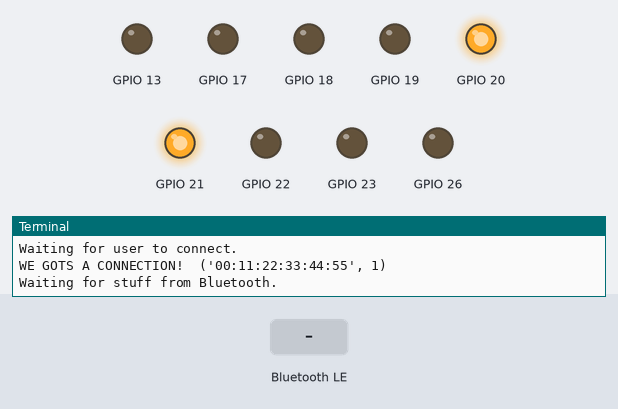
Bench run of a program on a simulated Raspberry Pi (BCM pin numbers). Parts: output pins drawn as LEDs (lit = HIGH), the last lines printed to the terminal. The test bench sets the inputs (shaded band). A phone connects over Bluetooth after 1 s.

Above: at 1.2 s.
1.3 s: "8" written over Bluetooth
At 1.9 s:
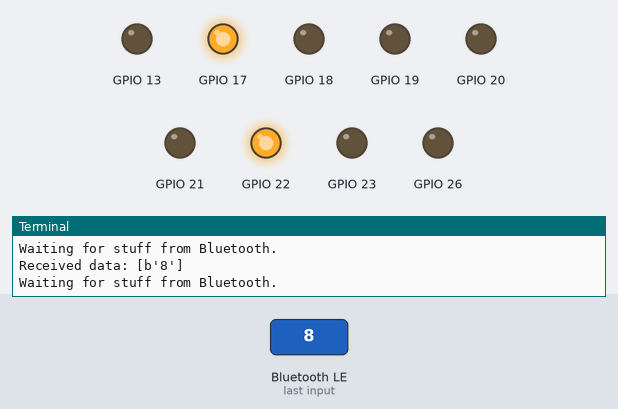
2.8 s: "2" written over Bluetooth
At 4.0 s:
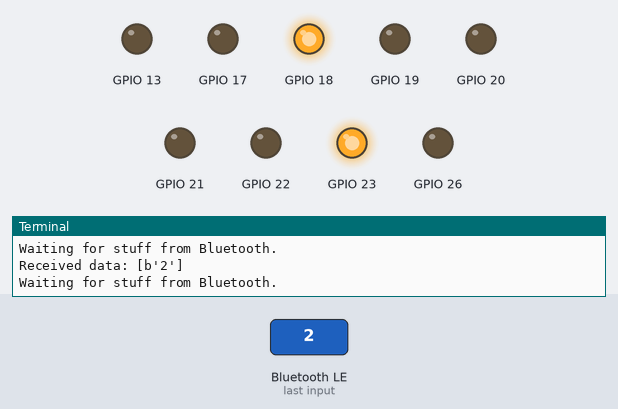
4.3 s: "4" written over Bluetooth
At 5.4 s:
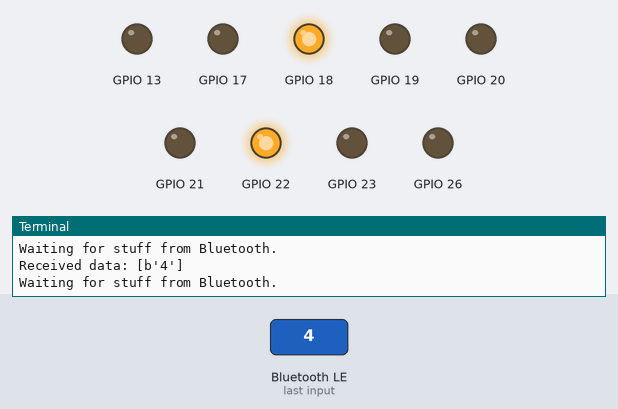
5.8 s: "6" written over Bluetooth
At 6.5 s:
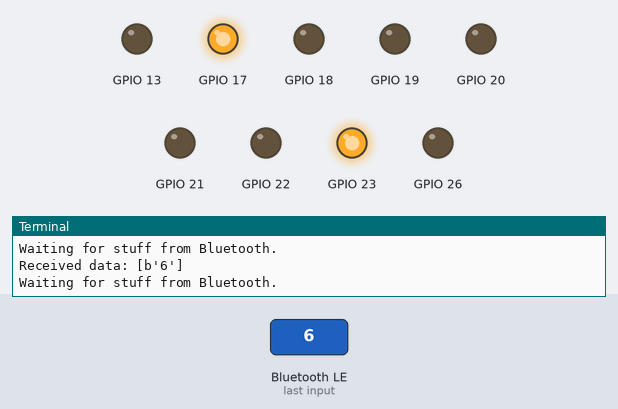
7.3 s: "1" written over Bluetooth
At 7.7 s:
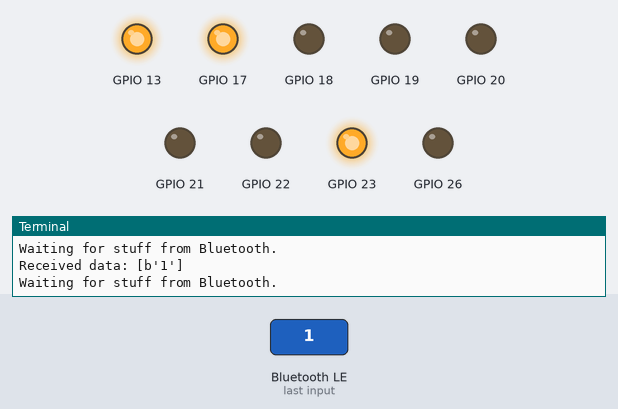
8.8 s: "0" written over Bluetooth
At 10.0 s:
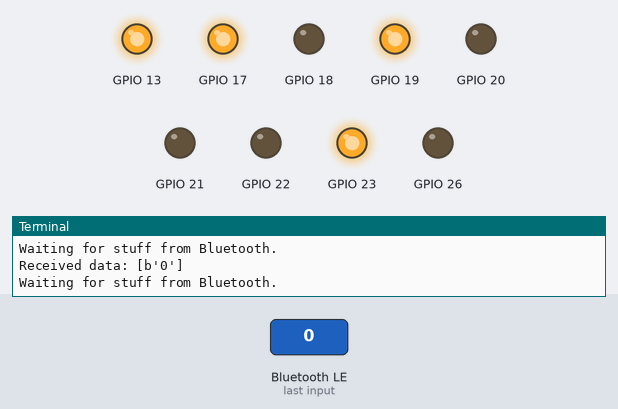
Timing chart, 0 to 11.3 s (numbered marks = the images above; inputs shaded):
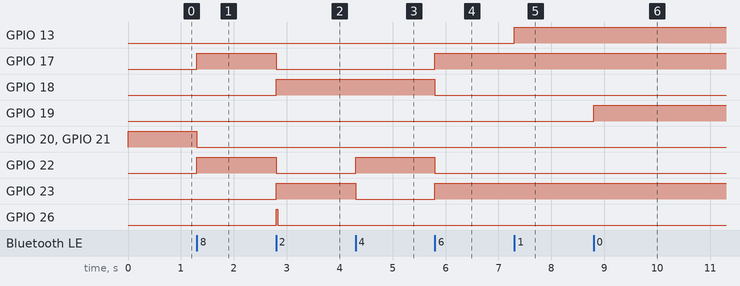

Measured:
- after the input at 1.3 s, GPIO 17, GPIO 22: LOW → HIGH at once; GPIO 20, GPIO 21: HIGH → LOW at once
- after the input at 2.8 s, GPIO 17, GPIO 22: HIGH → LOW at once; GPIO 18, GPIO 23: LOW → HIGH at once; GPIO 26: LOW → HIGH at once, → LOW 0.03 s later
- after the input at 4.3 s, GPIO 22: LOW → HIGH at once; GPIO 23: HIGH → LOW at once
- after the input at 5.8 s, GPIO 17, GPIO 23: LOW → HIGH at once; GPIO 18, GPIO 22: HIGH → LOW at once
- after the input at 7.3 s, GPIO 13: LOW → HIGH at once
- after the input at 8.8 s, GPIO 19: LOW → HIGH at once

The program:

pythoncar.py
```python
__author__ = 'Tyler Kosaski & Brad Whitfield'
import bluetooth
import time
import RPi.GPIO as GPIO

# setup the pins for use!
GPIO.setmode(GPIO.BCM)
#turn off warnings
GPIO.setwarnings(False)


GPIO.setup(13,GPIO.OUT) #headlights

#motor right
GPIO.setup(17,GPIO.OUT)
GPIO.setup(18,GPIO.OUT)

GPIO.setup(19,GPIO.OUT) #underglow

#motor left
GPIO.setup(22,GPIO.OUT)
GPIO.setup(23,GPIO.OUT)

GPIO.setup(21,GPIO.OUT) #right brake light
GPIO.setup(20,GPIO.OUT) #left brake light
GPIO.setup(26,GPIO.OUT) #reverse lights

UUID = "8dc4b250-2483-4e66-b10c-1b8a60de64e2"
SERVICE_NAME = "BluetoothRPiRemote"

#make sure the lights are off
headLightsOn = False
glowLightsOn = False
leftSigOn = False
rightSigOn = False

#the amount of time before executing next instruction
sleeptime = 0.025

while True:

    #turn on brake lights
    GPIO.output(20, True)
    GPIO.output(21, True)

    serverSocket = bluetooth.BluetoothSocket(bluetooth.RFCOMM)
    serverSocket.bind(("", bluetooth.PORT_ANY))
    serverSocket.listen(1)

    port = serverSocket.getsockname()[1]

    bluetooth.advertise_service(serverSocket, SERVICE_NAME, UUID,
                                service_classes=[UUID, bluetooth.SERIAL_PORT_CLASS],
                                profiles=[bluetooth.SERIAL_PORT_PROFILE],
                                )

    #Attempt Bluetooth Connection
    print("Waiting for user to connect.")
    clientSocket, clientInfo = serverSocket.accept()
    print("WE GOTS A CONNECTION! ", clientInfo)

    while True:
        print("Waiting for stuff from Bluetooth.")

        try: #execute instruction
            data = clientSocket.recv(1024)
            print("Received data: [%s]" % data)

            if data == b'8':

                #turn off brakelights

                GPIO.output(20, False)
                GPIO.output(21, False)

                # Makes the motor spin forward

                GPIO.output(17, True)
                GPIO.output(18, False)
                GPIO.output(22, True)
                GPIO.output(23, False)
                time.sleep(sleeptime)

            elif data == b'2':

                #turn off brakelights

                GPIO.output(20, False)
                GPIO.output(21, False)

                # Spins backwards
                GPIO.output(17, False)
                GPIO.output(18, True)
                GPIO.output(22, False)
                GPIO.output(23, True)
                # reverse lights
                GPIO.output(26, True)


                time.sleep(sleeptime)
                GPIO.output(26, False)


            elif data == b'4':

                #turn off brakelights

                GPIO.output(20, False)
                GPIO.output(21, False)

                #turns left
                GPIO.output(17, False)
                GPIO.output(18, True)
                GPIO.output(22, True)
                GPIO.output(23, False)
                time.sleep(sleeptime)


            elif data == b'6':

                #turn off brakelights

                GPIO.output(20, False)
                GPIO.output(21, False)

                #turns right
                GPIO.output(17, True)
                GPIO.output(18, False)
                GPIO.output(22, False)
                GPIO.output(23, True)
                time.sleep(sleeptime)

            elif data == b'1': #headlights
                if(headLightsOn):
                    GPIO.output(13, False)
                    headLightsOn = False
                else:
                    GPIO.output(13, True)
                    headLightsOn = True

            elif data == b'0': #glowlights
                if(glowLightsOn):
                    GPIO.output(19, False)
                    glowLightsOn = False
                else:
                    GPIO.output(19, True)
                    glowLightsOn = True


            elif data == b'7': #left blinker
                if(leftSigOn):
                    GPIO.output(20, False)
                    leftSigOn = False
                else:
                    leftSigOn = True
                    while leftSigOn:
                        GPIO.output(20, True)
                        time.sleep(.5)
                        GPIO.output(20, False)
                        time.sleep(.5)
                        GPIO.output(20, True)
                        #TODO: Make thread
                        leftSigOn = False


            elif data == b'9': #right blinker
                if(rightSigOn):
                    GPIO.output(21, False)
                    rightSigOn = False
                else:
                    rightSigOn = True
                    while rightSigOn:
                        GPIO.output(21, True)
                        time.sleep(.5)
                        GPIO.output(21, False)
                        time.sleep(.5)
                        GPIO.output(21, True)
                        #TODO: Make thread
                        rightSigOn = False

            elif data == b'5': #stop

              #brakelights on
              GPIO.output(20, True)
              GPIO.output(21, True)

              #stop motors
              GPIO.output(17, False)
              GPIO.output(18, False)
              GPIO.output(22, False)
              GPIO.output(23, False)

            elif data == b'-1': #restart

			  #stop everything
              GPIO.output(13, False)
              GPIO.output(19, False)
              GPIO.output(17, False)
              GPIO.output(18, False)
              GPIO.output(20, False)
              GPIO.output(21, False)
              GPIO.output(22, False)
              GPIO.output(23, False)
              GPIO.output(26, False)
              break

            else:
                print("That was not a valid entry")

        except IOError:
            print("IOERROR")
            #brakelights on
            GPIO.output(13, False)
            GPIO.output(19, False)
            GPIO.output(17, False)
            GPIO.output(18, False)
            GPIO.output(20, False)
            GPIO.output(21, False)
            GPIO.output(22, False)
            GPIO.output(23, False)

			#close server and client
            serverSocket.close()
            clientSocket.close()
            break

        except KeyboardInterrupt:
            print("Closing out!")

            serverSocket.close()
            clientSocket.close()

            # If a keyboard interrupt is detected then it exits cleanly!
            print('Finishing up!')
            # turn off everything
            GPIO.output(13, False)
            GPIO.output(19, False)
            GPIO.output(17, False)
            GPIO.output(18, False)
            GPIO.output(20, False)
            GPIO.output(21, False)
            GPIO.output(22, False)
            GPIO.output(23, False)

			#close server and client
            serverSocket.close()
            clientSocket.close()
            break

	#close server and client
    serverSocket.close()
    clientSocket.close()
```
